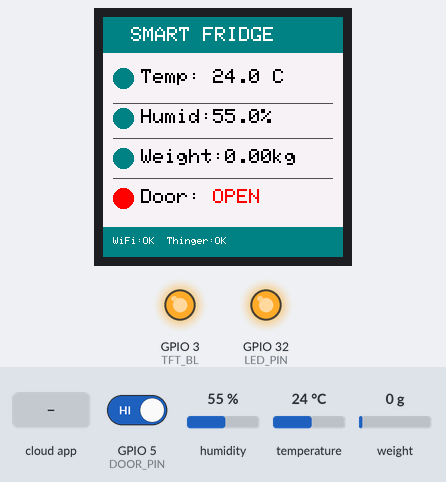
A program run on a simulated ESP32. Shown: 240×240 colour display, output pins drawn as LEDs (lit = HIGH). The inputs (shaded band) are chosen by the test bench; at power-on: GPIO 5 (DOOR_PIN) HIGH, temperature 24 °C, humidity 55 %, weight on the scale 0 g. Uploads are accepted with an empty reply; what the program prints to the serial monitor is not drawn.

Above: at 4.4 s.
4.5 s: GPIO 5 (DOOR_PIN) driven LOW
At 5.1 s:
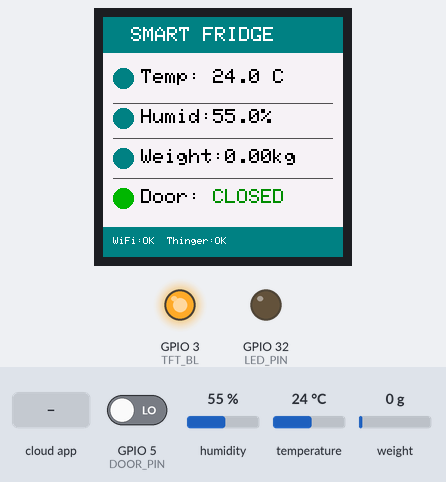
6.0 s: the phone or cloud app sets show_scan to 0
At 6.8 s:
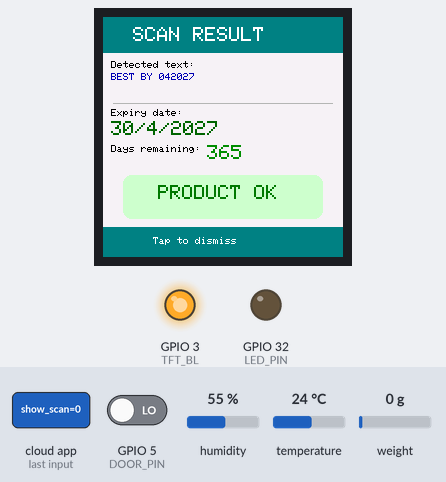
7.5 s: temperature set to 34.6 °C
11.5 s: temperature set to 35.8 °C
At 14.3 s:
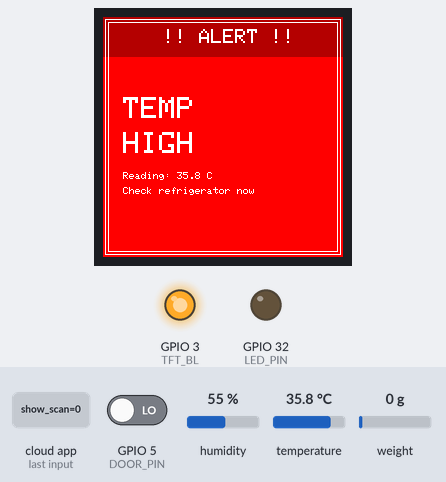
15.3 s: temperature set to 12 °C
At 23.2 s:
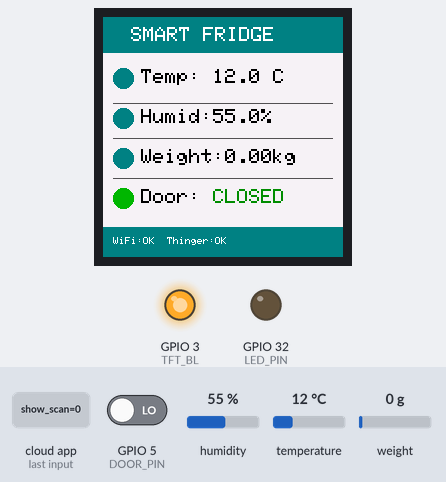
23.5 s: GPIO 5 (DOOR_PIN) driven HIGH
At 25.2 s:
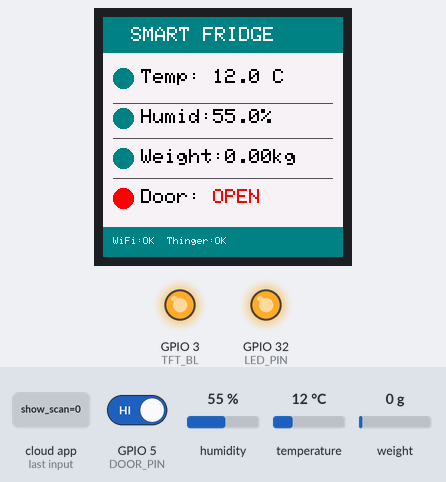
Timing chart, 0 to 26.7 s (numbered marks = the images above; inputs shaded):
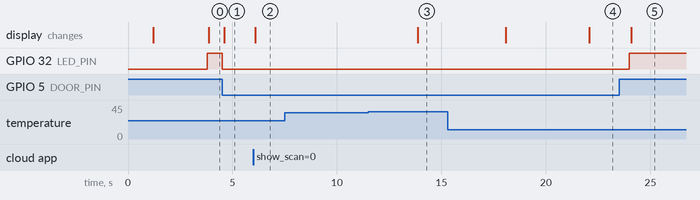

Measured:
- the behaviour switches between 35 and 35.1 °C on temperature (found by bisection; images 2 and 3)
- after the input at 4.5 s, GPIO 32 (LED_PIN): HIGH → LOW at once; the display: changes after 0.10 s (image 1)
- after the input at 6.0 s, the display: changes after 0.08 s (image 2)
- after the input at 7.5 s, every drawn part: stays the same
- after the input at 11.5 s, the display: changes after 2.4 s (image 3)
- after the input at 15.3 s, the display: first changes after 2.8 s (image 4 shows a later state)
- after the input at 23.5 s, GPIO 32 (LED_PIN): LOW → HIGH after 0.49 s; the display: changes after 0.58 s (image 5)

The program:

main.cpp
```cpp
// =============================================================================
// Smart Commercial Refrigerator — Main Controller
// Board   : Dasduino ESP32-WROVER-E
// IDE     : VS Code + PlatformIO
// =============================================================================
#include <Arduino.h>
#include <WiFi.h>
#include <ThingerESP32.h>
#include <DHT.h>
#include <HX711.h>
#include <Adafruit_GFX.h>
#include <Adafruit_ST7789.h>
#include <SPI.h>
#include <HTTPClient.h>
#include <WiFiClientSecure.h>
#include "config.h"

DHT          dht(DHT_PIN, DHT_TYPE);
HX711        scale;
#define TFT_BL    3
Adafruit_ST7789 tft = Adafruit_ST7789(14, 2, 23, 18, 15);
ThingerESP32 thing(THINGER_USER, THINGER_DEVICE, THINGER_TOKEN);

float         temperature    = 0.0f;
float         humidity       = 0.0f;
float         weight_kg      = 0.0f;
int          door_open      = 0;
int          door_alert     = 0;
int          temp_alert     = 0;
unsigned long door_open_ts   = 0;
unsigned long last_sensor_ts = 0;
String        ocr_result        = "";
int           display_mode      = 0;
unsigned long scan_display_ts   = 0;
unsigned long alert_display_ts  = 0;
String        expiry_date       = "";
int           days_until_expiry = 999;
float         last_temperature  = -999.0f;
float         last_humidity     = -999.0f;
float         last_weight       = -999.0f;
int           last_door_open    = -1;
int           last_door_alert   = -1;
int           last_temp_alert   = -1;

void readDHT22();
void readLoadCell();
void readDoorSwitch();
void updateDisplay();

void setup() {
  Serial.begin(115200);
  Serial.println("\n=== Smart Fridge Main Controller ===");

  pinMode(DOOR_PIN, INPUT_PULLUP);
  pinMode(LED_PIN, OUTPUT);
  digitalWrite(LED_PIN, LOW);
  dht.begin();
  Serial.println("[OK] DHT22 initialised");

  scale.begin(HX711_DOUT, HX711_CLK);
  scale.tare();
  scale.set_scale(LOAD_CELL_CALIB);
  Serial.printf("[HX711] Calibration factor: %.1f\n", (float)LOAD_CELL_CALIB);
  Serial.println("[OK] HX711 initialised and tared");

  pinMode(TFT_BL, OUTPUT);
  digitalWrite(TFT_BL, HIGH);
  tft.init(240, 240);
  tft.setRotation(0);
  tft.fillScreen(ST77XX_BLACK);
  tft.setTextColor(ST77XX_WHITE);
  tft.setTextSize(2);
  tft.setCursor(0, 0);
  tft.println("Connecting...");
  Serial.println("[OK] TFT initialised");

  WiFi.config(INADDR_NONE, INADDR_NONE, INADDR_NONE, IPAddress(1,1,1,1));

  thing.add_wifi(WIFI_SSID, WIFI_PASSWORD);

  // Wait for connection with timeout
  Serial.print("[WIFI] Connecting");
  unsigned long start_time = millis();
  while (WiFi.status() != WL_CONNECTED && millis() - start_time < 30000) {  // 30 second timeout
    delay(500);
    Serial.print(".");
  }
  Serial.println();

  if (WiFi.status() == WL_CONNECTED) {
    Serial.println("[WIFI] Connected!");
    Serial.print("[WIFI] IP: ");
    Serial.println(WiFi.localIP());
  } else {
    Serial.print("[WIFI] Failed to connect. Status: ");
    switch (WiFi.status()) {
      case WL_NO_SSID_AVAIL: Serial.println("WL_NO_SSID_AVAIL (SSID not found)"); break;
      case WL_CONNECT_FAILED: Serial.println("WL_CONNECT_FAILED (Wrong password)"); break;
      case WL_CONNECTION_LOST: Serial.println("WL_CONNECTION_LOST"); break;
      case WL_DISCONNECTED: Serial.println("WL_DISCONNECTED"); break;
      default: Serial.println(WiFi.status()); break;
    }
    Serial.println("[WIFI] Check SSID, password, and network compatibility");
  }

  Serial.println("[THINGER] Connecting to Thinger.io...");
  // Thinger connection happens in thing.handle()

  thing["temperature"] >> [](pson& out){ out = temperature; };
  thing["humidity"]    >> [](pson& out){ out = humidity; };
  thing["weight_kg"]   >> [](pson& out){ out = weight_kg; };
  thing["door_open"]   >> [](pson& out){ out = door_open; };
  thing["door_alert"]  >> [](pson& out){ out = door_alert; };
  thing["temp_alert"]  >> [](pson& out){ out = temp_alert; };

  thing["ocr_result"] << [](pson& in) {
    ocr_result = (const char*) in;
    scan_display_ts = millis();
    Serial.print("[CAM] OCR received: ");
    Serial.println(ocr_result);
  };


  thing["tare_scale"] = []() {
    scale.tare();
    Serial.println("[ACTION] Scale tared remotely");
    return true;
  };

  thing["show_scan"] << [](pson& in) {
    if (ocr_result.isEmpty()) {
      ocr_result        = "BEST BY 042027";
      expiry_date       = "30/4/2027";
      days_until_expiry = 365;
    }
    scan_display_ts = millis();
    Serial.println("[ACTION] Scan screen triggered");
  };

  // ── Full system diagnostic ──────────────────────────────────────────
Serial.println("\n========================================");
Serial.println("       SYSTEM DIAGNOSTIC REPORT");
Serial.println("========================================");

// Wi-Fi
Serial.print("[WIFI]    Status : ");
Serial.println(WiFi.status() == WL_CONNECTED ? "CONNECTED" : "NOT CONNECTED");
if (WiFi.status() == WL_CONNECTED) {
  Serial.print("[WIFI]    IP     : ");
  Serial.println(WiFi.localIP());
}

// Thinger.io
Serial.print("[THINGER] Status : ");
Serial.println(thing.is_connected() ? "CONNECTED" : "NOT CONNECTED");

// DHT22
float test_t = dht.readTemperature();
float test_h = dht.readHumidity();
Serial.print("[DHT22]   Status : ");
if (!isnan(test_t) && !isnan(test_h)) {
  Serial.println("OK");
  Serial.print("[DHT22]   Temp   : "); Serial.print(test_t); Serial.println(" C");
  Serial.print("[DHT22]   Humid  : "); Serial.print(test_h); Serial.println(" %");
} else {
  Serial.println("FAILED — check wiring and 10k pull-up on GPIO 4");
}

// HX711
Serial.print("[HX711]   Status : ");
Serial.println(scale.is_ready() ? "OK" : "FAILED — check wiring on GPIO 25/26");

// Door switch
Serial.print("[SWITCH]  Status : ");
Serial.print("GPIO 5 reads ");
Serial.println(digitalRead(DOOR_PIN) == HIGH ? "HIGH (door open / switch released)" : "LOW (door closed / switch pressed)");

// TFT
Serial.println("[TFT]     Status : Check screen physically — if blank see notes below");
Serial.println("[TFT]     Note   : If screen is black, User_Setup.h may not be updated");
Serial.println("[TFT]     Note   : If screen shows colour but no text, rotation may be wrong");

Serial.println("========================================\n");
// ── End diagnostic ──────────────────────────────────────────────────

  Serial.println("[OK] Setup complete");
}

void loop() {
  thing.handle();

  // Poll OCR result from camera device every 5 seconds
  static unsigned long last_ocr_poll = 0;
  if (millis() - last_ocr_poll > 5000) {
    last_ocr_poll = millis();
    if (thing.is_connected()) {
      WiFiClientSecure secClient;
      secClient.setInsecure();
      HTTPClient http;
      String url = "https://api.thinger.io/v1/users/";
      url += THINGER_USER;
      url += "/devices/smart_fridge_cam/resources/ocr_result";
      http.begin(secClient, url);
      http.addHeader("Authorization", "Bearer " + String(ENDPOINT_TOKEN));
      int code = http.GET();
      if (code == 200) {
        String payload = http.getString();
        // Extract value from JSON
        int start = payload.indexOf("\"out\":\"");
        if (start != -1) {
          start += 7;
          int end = payload.indexOf("\"", start);
          if (end != -1) {
            String new_result = payload.substring(start, end);
        if (new_result != ocr_result && new_result.length() > 0) {
          ocr_result = new_result;
          scan_display_ts = millis();
          Serial.print("[OCR] Updated: ");
          Serial.println(ocr_result);

          // Also fetch expiry_date
          WiFiClientSecure secClient2;
          secClient2.setInsecure();
          HTTPClient http2;
          String url2 = "https://api.thinger.io/v1/users/";
          url2 += THINGER_USER;
          url2 += "/devices/smart_fridge_cam/resources/expiry_date";
          http2.begin(secClient2, url2);
          http2.addHeader("Authorization", "Bearer " + String(ENDPOINT_TOKEN));
          if (http2.GET() == 200) {
            String p2 = http2.getString();
            int s2 = p2.indexOf("\"out\":\"");
            if (s2 != -1) {
              s2 += 7;
              int e2 = p2.indexOf("\"", s2);
              if (e2 != -1) expiry_date = p2.substring(s2, e2);
            }
          }
          http2.end();

          // Also fetch days_remaining
          WiFiClientSecure secClient3;
          secClient3.setInsecure();
          HTTPClient http3;
          String url3 = "https://api.thinger.io/v1/users/";
          url3 += THINGER_USER;
          url3 += "/devices/smart_fridge_cam/resources/days_remaining";
          http3.begin(secClient3, url3);
          http3.addHeader("Authorization", "Bearer " + String(ENDPOINT_TOKEN));
          if (http3.GET() == 200) {
            String p3 = http3.getString();
            int s3 = p3.indexOf("\"out\":");
            if (s3 != -1) {
              s3 += 6;
              int e3 = p3.indexOf("}", s3);
              if (e3 != -1) days_until_expiry = p3.substring(s3, e3).toInt();
            }
          }
          http3.end();

          Serial.printf("[EXPIRY] Date: %s Days: %d\n",
                        expiry_date.c_str(), days_until_expiry);
        }
          }
        }
      }
      http.end();
    }
  }

  static unsigned long last_stream_ts = 0;
  if (millis() - last_stream_ts > 2000) {
    last_stream_ts = millis();

    if (thing.is_connected()) {
      thing.stream("temperature");
      thing.stream("humidity");
      thing.stream("weight_kg");
      thing.stream("door_open");
      thing.stream("door_alert");
      thing.stream("temp_alert");
    }
  }

  // Debug: Print connection status every 10 seconds
  static unsigned long last_status_ts = 0;
  if (millis() - last_status_ts > 10000) {
    last_status_ts = millis();
    Serial.println("---- STATUS ----");
    Serial.print("[WIFI]    "); Serial.println(WiFi.status() == WL_CONNECTED ? "OK" : "DISCONNECTED");
    Serial.print("[THINGER] "); Serial.println(thing.is_connected() ? "OK" : "DISCONNECTED");
    Serial.print("[TEMP]    "); Serial.print(temperature); Serial.println(" C");
    Serial.print("[HUMID]   "); Serial.print(humidity); Serial.println(" %");
    Serial.print("[WEIGHT]  "); Serial.print(weight_kg); Serial.println(" kg");
    Serial.print("[DOOR]    "); Serial.println(door_open ? "OPEN (1)" : "CLOSED (0)");
    Serial.print("[ALERT]   "); Serial.println(door_alert ? "ACTIVE (1)" : "OK (0)");
    Serial.println("----------------");
  }

  unsigned long now = millis();
  if (now - last_sensor_ts >= SENSOR_INTERVAL) {
    last_sensor_ts = now;
    readDHT22();
    readLoadCell();
  }

  readDoorSwitch();
  updateDisplay();
}

void readDHT22() {
  float t = dht.readTemperature();
  float h = dht.readHumidity();
  if (!isnan(t)) { temperature = t; temp_alert = (temperature > TEMP_MAX_C) ? 1 : 0; }
  else Serial.println("[WARN] DHT22 read failed");
  if (!isnan(h)) humidity = h;
}

void readLoadCell() {
  if (scale.is_ready()) {
    scale.set_scale(LOAD_CELL_CALIB);
    float w = scale.get_units(10);
    weight_kg = (w < 0.0f) ? 0.0f : w;
    Serial.printf("[WEIGHT RAW] %.4f kg\n", w);
  } else {
    Serial.println("[WARN] HX711 not ready");
  }
}

void readDoorSwitch() {
  static int last_state = 0;
  int raw = (digitalRead(DOOR_PIN) == HIGH) ? 1 : 0;
  if (raw != last_state) { delay(DEBOUNCE_MS); raw = (digitalRead(DOOR_PIN) == HIGH) ? 1 : 0; }
  last_state = raw;

  if (raw && !door_open) {
    door_open = 1; door_open_ts = millis(); door_alert = 0;
    digitalWrite(LED_PIN, HIGH);
    Serial.println("[DOOR] Opened");
  } else if (!raw && door_open) {
    door_open = 0; door_alert = 0;
    digitalWrite(LED_PIN, LOW);
    Serial.println("[DOOR] Closed");
  }
  if (door_open && !door_alert && (millis() - door_open_ts) > DOOR_ALERT_MS) {
    door_alert = 1;
    Serial.println("[ALERT] Door open too long!");
    // Call Thinger.io endpoint directly from firmware
    if (WiFi.status() == WL_CONNECTED) {
      HTTPClient http;
      String url = "https://api.thinger.io/v1/users/";
      url += THINGER_USER;
      url += "/endpoints/door_alert_email/call";
      http.begin(url);
      http.addHeader("Content-Type", "application/json");
      http.addHeader("Authorization", "Bearer " + String(ENDPOINT_TOKEN));
      int code = http.POST("{}");
      Serial.printf("[EMAIL] Door alert sent. Response: %d\n", code);
      http.end();
    }
  }
  }


void drawNormalScreen() {
  uint16_t TEAL    = tft.color565(0, 128, 128);
  uint16_t LGREY   = tft.color565(240, 240, 240);
  uint16_t DGREY   = tft.color565(80, 80, 80);
  uint16_t ORANGE  = tft.color565(255, 140, 0);

  // Header bar
  tft.fillRect(0, 0, 240, 36, TEAL);
  tft.setTextColor(ST77XX_WHITE);
  tft.setTextSize(2);
  tft.setCursor(28, 10);
  tft.println("SMART FRIDGE");

  // Content area
  tft.fillRect(0, 36, 240, 204, LGREY);

  // Temperature row
  tft.fillRect(0, 36, 240, 50, LGREY);
  tft.fillCircle(20, 61, 10, temp_alert ? ST77XX_RED : TEAL);
  tft.setTextColor(ST77XX_BLACK);
  tft.setTextSize(2);
  tft.setCursor(38, 52);
  tft.print("Temp: ");
  tft.setTextColor(temp_alert ? ST77XX_RED : ST77XX_BLACK);
  tft.print(temperature, 1);
  tft.println(" C");

  // Divider
  tft.drawFastHLine(10, 86, 220, DGREY);

  // Humidity row
  tft.fillCircle(20, 101, 10, TEAL);
  tft.setTextColor(ST77XX_BLACK);
  tft.setCursor(38, 92);
  tft.print("Humid:");
  tft.print(humidity, 1);
  tft.println("%");

  // Divider
  tft.drawFastHLine(10, 121, 220, DGREY);

  // Weight row
  tft.fillCircle(20, 141, 10, TEAL);
  tft.setCursor(38, 132);
  tft.print("Weight:");
  tft.print(weight_kg, 2);
  tft.println("kg");

  // Divider
  tft.drawFastHLine(10, 161, 220, DGREY);

  // Door row
  uint16_t door_color = door_open ? ST77XX_RED : tft.color565(0, 180, 0);
  tft.fillCircle(20, 181, 10, door_color);
  tft.setTextColor(ST77XX_BLACK);
  tft.setCursor(38, 172);
  tft.print("Door: ");
  tft.setTextColor(door_open ? ST77XX_RED : tft.color565(0, 140, 0));
  tft.println(door_open ? "OPEN" : "CLOSED");

  // Footer
  tft.fillRect(0, 210, 240, 30, TEAL);
  tft.setTextColor(ST77XX_WHITE);
  tft.setTextSize(1);
  tft.setCursor(10, 220);
  tft.print("WiFi:OK  Thinger:OK");
}

void drawAlertScreen() {
  uint16_t DARK_RED = tft.color565(180, 0, 0);

  tft.fillScreen(ST77XX_RED);
  tft.fillRect(0, 0, 240, 40, DARK_RED);
  tft.setTextColor(ST77XX_WHITE);
  tft.setTextSize(2);
  tft.setCursor(60, 12);
  tft.println("!! ALERT !!");

  tft.setTextColor(ST77XX_WHITE);
  tft.setTextSize(3);

  if (door_alert) {
    tft.setCursor(20, 80);
    tft.println("DOOR");
    tft.setCursor(20, 115);
    tft.println("OPEN");
    tft.setTextSize(1);
    tft.setCursor(20, 155);
    tft.println("Door open over 30 seconds");
    tft.setCursor(20, 170);
    tft.println("Please close immediately");
  }

  if (temp_alert) {
    tft.setCursor(20, 80);
    tft.println("TEMP");
    tft.setCursor(20, 115);
    tft.println("HIGH");
    tft.setTextSize(1);
    tft.setCursor(20, 155);
    tft.print("Reading: ");
    tft.print(temperature, 1);
    tft.println(" C");
    tft.setCursor(20, 170);
    tft.println("Check refrigerator now");
  }

  // Pulse border
  tft.drawRect(2, 2, 236, 236, ST77XX_WHITE);
  tft.drawRect(5, 5, 230, 230, ST77XX_WHITE);
}

void drawScanScreen() {
  uint16_t TEAL   = tft.color565(0, 128, 128);
  uint16_t LGREY  = tft.color565(240, 240, 240);
  uint16_t GOLD   = tft.color565(255, 200, 0);

  // Header
  tft.fillRect(0, 0, 240, 36, TEAL);
  tft.setTextColor(ST77XX_WHITE);
  tft.setTextSize(2);
  tft.setCursor(30, 10);
  tft.println("SCAN RESULT");

  // Content
  tft.fillRect(0, 36, 240, 204, LGREY);

  // OCR text
  tft.setTextColor(ST77XX_BLACK);
  tft.setTextSize(1);
  tft.setCursor(8, 44);
  tft.println("Detected text:");
  tft.setTextColor(tft.color565(0, 0, 180));
  tft.setCursor(8, 56);
  tft.println(ocr_result.substring(0, 35));
  tft.println(ocr_result.substring(35, 70));

  // Divider
  tft.drawFastHLine(10, 86, 220, tft.color565(180, 180, 180));

  // Expiry info
  tft.setTextColor(ST77XX_BLACK);
  tft.setTextSize(1);
  tft.setCursor(8, 92);
  tft.print("Expiry date: ");
  tft.setTextSize(2);
  tft.setTextColor(tft.color565(0, 100, 0));
  tft.setCursor(8, 104);
  if (expiry_date.length() > 0) {
    tft.println(expiry_date);
  } else {
    tft.println("Not found");
  }

  // Days remaining
  tft.setTextSize(1);
  tft.setTextColor(ST77XX_BLACK);
  tft.setCursor(8, 128);
  tft.print("Days remaining: ");
  tft.setTextSize(2);
  if (days_until_expiry < 0) {
    tft.setTextColor(ST77XX_RED);
    tft.println("EXPIRED");
  } else if (days_until_expiry <= 7) {
    tft.setTextColor(ST77XX_RED);
    tft.println(days_until_expiry);
  } else if (days_until_expiry == 999) {
    tft.setTextColor(tft.color565(100, 100, 100));
    tft.println("Unknown");
  } else {
    tft.setTextColor(tft.color565(0, 140, 0));
    tft.println(days_until_expiry);
  }

  // Discount badge if expiring soon or expired
  if (days_until_expiry <= 7 && days_until_expiry != 999) {
    tft.fillRoundRect(20, 158, 200, 44, 8, GOLD);
    tft.drawRoundRect(20, 158, 200, 44, 8, ST77XX_WHITE);
    tft.setTextColor(ST77XX_BLACK);
    tft.setTextSize(2);
    tft.setCursor(35, 163);
    tft.println("20% DISCOUNT");
    tft.setTextSize(1);
    tft.setCursor(50, 185);
    tft.println("Product near expiry");
  } else if (days_until_expiry > 7) {
    tft.fillRoundRect(20, 158, 200, 44, 8, tft.color565(200, 255, 200));
    tft.setTextColor(tft.color565(0, 120, 0));
    tft.setTextSize(2);
    tft.setCursor(55, 168);
    tft.println("PRODUCT OK");
  }

  // Footer
  tft.fillRect(0, 210, 240, 30, TEAL);
  tft.setTextColor(ST77XX_WHITE);
  tft.setTextSize(1);
  tft.setCursor(50, 220);
  tft.println("Tap to dismiss");
}

void updateDisplay() {
  static int last_mode = -1;

  // Decide which screen to show
  if (door_alert || temp_alert) {
    display_mode = 1;
  } else if (ocr_result.length() > 0 &&
             (millis() - scan_display_ts < 15000)) {
    display_mode = 2;
  } else {
    display_mode = 0;
  }

  if (display_mode == 0) {
    // Only redraw normal screen if a value changed
    bool changed = (last_mode != 0)
      || (temperature   != last_temperature)
      || (humidity      != last_humidity)
      || (weight_kg     != last_weight)
      || (door_open     != last_door_open)
      || (door_alert    != last_door_alert)
      || (temp_alert    != last_temp_alert);

    if (changed) {
      drawNormalScreen();
      last_temperature = temperature;
      last_humidity    = humidity;
      last_weight      = weight_kg;
      last_door_open   = door_open;
      last_door_alert  = door_alert;
      last_temp_alert  = temp_alert;
    }

  } else if (display_mode == 1 && last_mode != 1) {
    drawAlertScreen();

  } else if (display_mode == 2 && last_mode != 2) {
    drawScanScreen();
  }

  last_mode = display_mode;
}
```

Source omitted: config.example.h (1851 bytes)
